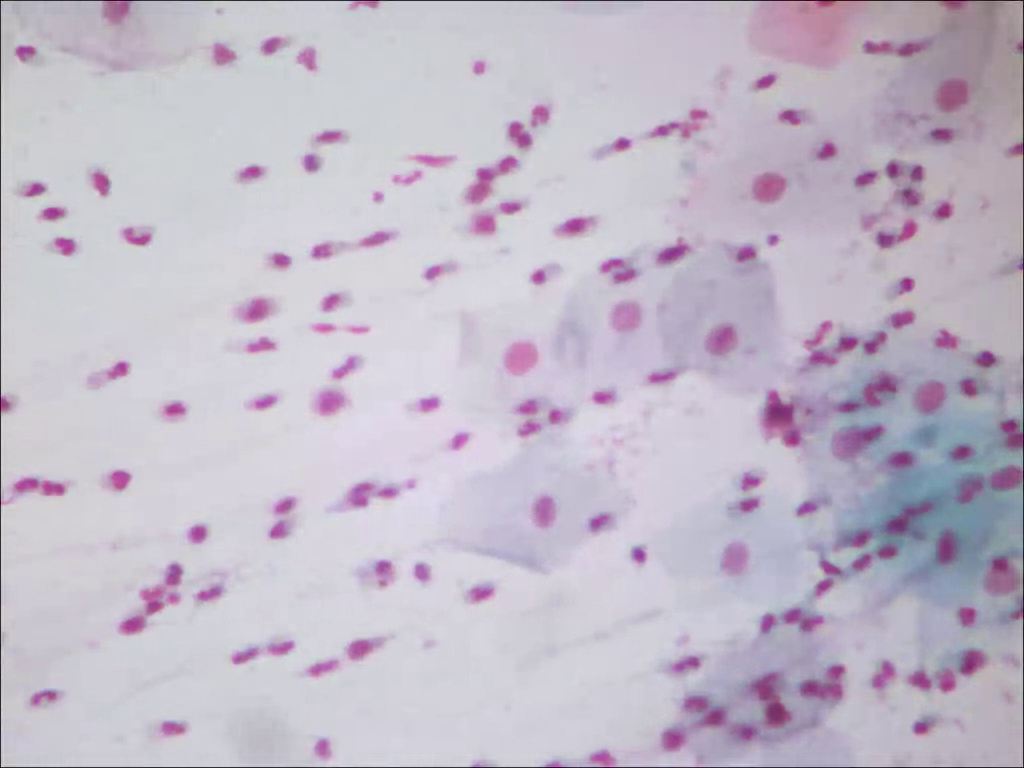
#> input picture frame 38 of cells.webm, 1024 x 768 px, given in place of cells.avi, which was not available
$ python watershed.py
#> lines starting #> are read from the running program, lines starting #| are printed output that depends on the picture; after the words box and inside, x2 and y2 are one past the last pixel; in counts of white or black regions, pixels touching at a corner belong together; pictures that were not available may be replaced by others from this repository, and a replacement may not be noted
import numpy as np
import cv2


cap = cv2.VideoCapture('../cells.avi')

while(cap.isOpened()):
	ret,frame = cap.read()
#> frame is the input picture: shape (768, 1024, 3); mean B, G, R 200.7, 185.9, 194.2
	frame_copy = frame.copy()
	gray = cv2.cvtColor(frame,cv2.COLOR_BGR2GRAY)
	ret1, thresh = cv2.threshold(gray,0,255,cv2.THRESH_BINARY_INV+cv2.THRESH_OTSU)
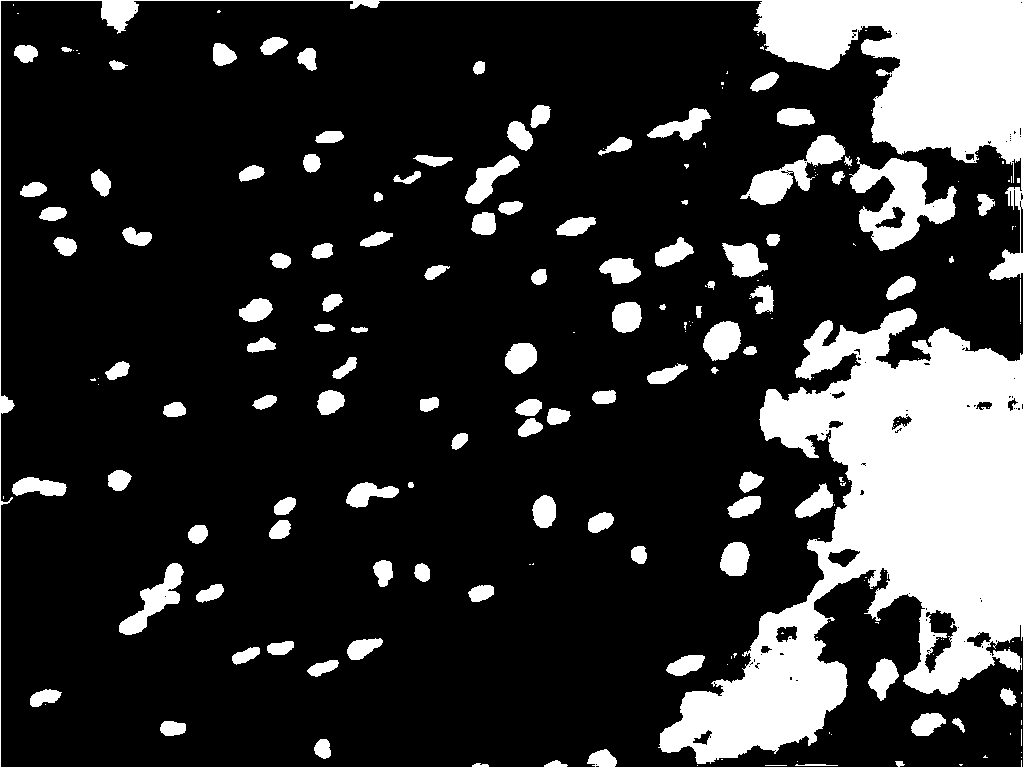
#> thresh: shape (768, 1024); 19.5% white; 202 white regions (96 under 20 px), largest, box (x1, y1, x2, y2) and area: (0, 0, 1024, 768) 108866, (849, 157, 957, 251) 4771, (740, 135, 845, 205) 2472
#> ret1 = 172

	# noise removal
	kernel = np.ones((3,3),np.uint8)
	opening = cv2.morphologyEx(thresh,cv2.MORPH_OPEN,kernel, iterations = 2)
#> opening: shape (768, 1024); 18.7% white; 113 white regions, largest, box (x1, y1, x2, y2) and area: (660, 308, 1024, 764) 72881, (757, 0, 1024, 190) 28079, (850, 158, 956, 250) 4676

	# sure background area
	sure_bg = cv2.dilate(opening,kernel,iterations=2)
#> sure_bg: shape (768, 1024); 22.6% white; 100 white regions, largest, box (x1, y1, x2, y2) and area: (658, 306, 1024, 766) 82261, (755, 0, 1024, 209) 29912, (848, 156, 958, 252) 6056

	# Finding sure foreground area using distance transform
	dist_transform = cv2.distanceTransform(opening,cv2.DIST_L2,5)
	ret, sure_fg = cv2.threshold(dist_transform,0.15*dist_transform.max(),255,0)
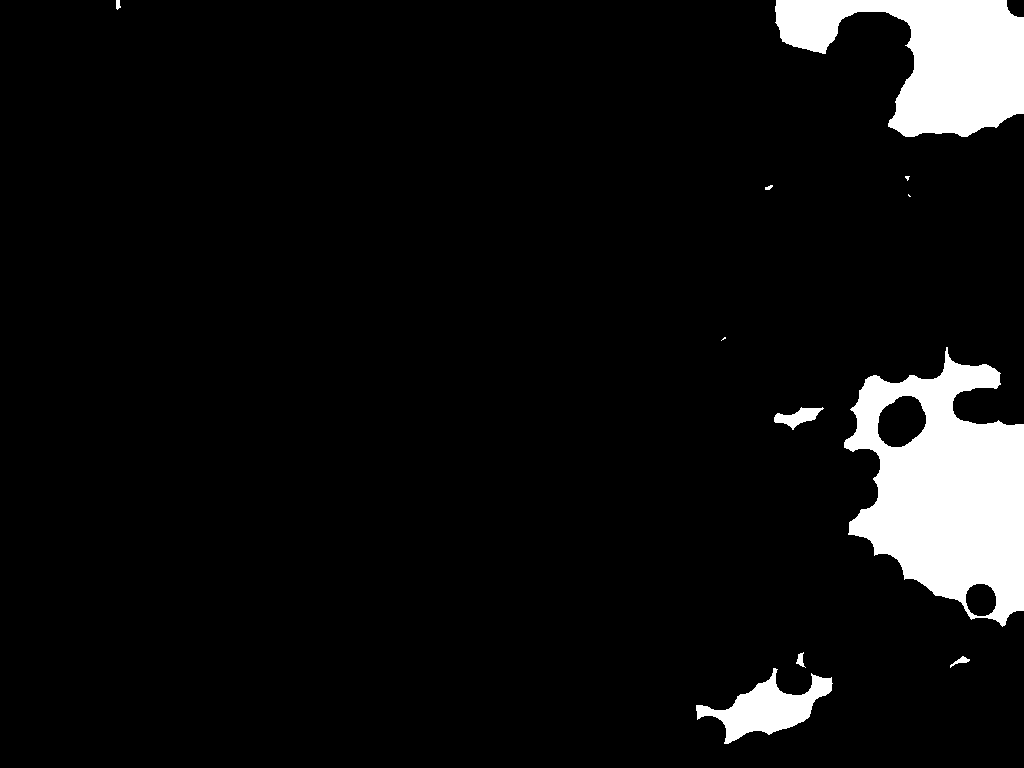
#> sure_fg: shape (768, 1024) float32; 6.9% white; 11 white regions (3 under 20 px), largest, box (x1, y1, x2, y2) and area: (844, 347, 1024, 627) 29870, (775, 0, 1024, 137) 19124, (696, 668, 833, 744) 4162
#> ret = 14.82

	# Finding unknown region
	sure_fg = np.uint8(sure_fg)
	unknown = cv2.subtract(sure_bg,sure_fg)
#> unknown: shape (768, 1024); 15.7% white; 103 white regions, largest, box (x1, y1, x2, y2) and area: (658, 306, 1024, 766) 44986, (755, 0, 1024, 209) 10538, (848, 156, 958, 252) 6036

	# Marker labelling
	ret, markers = cv2.connectedComponents(sure_fg)
#> markers: shape (768, 1024) int32; 12 distinct labels, from 0 to 11
#> ret = 12

	# Add one to all labels so that sure background is not 0, but 1
	markers = markers+1
#> markers: shape (768, 1024) int32; 12 distinct labels, from 1 to 12

	# Mark the unknown region with zero
	markers[unknown==255] = 0
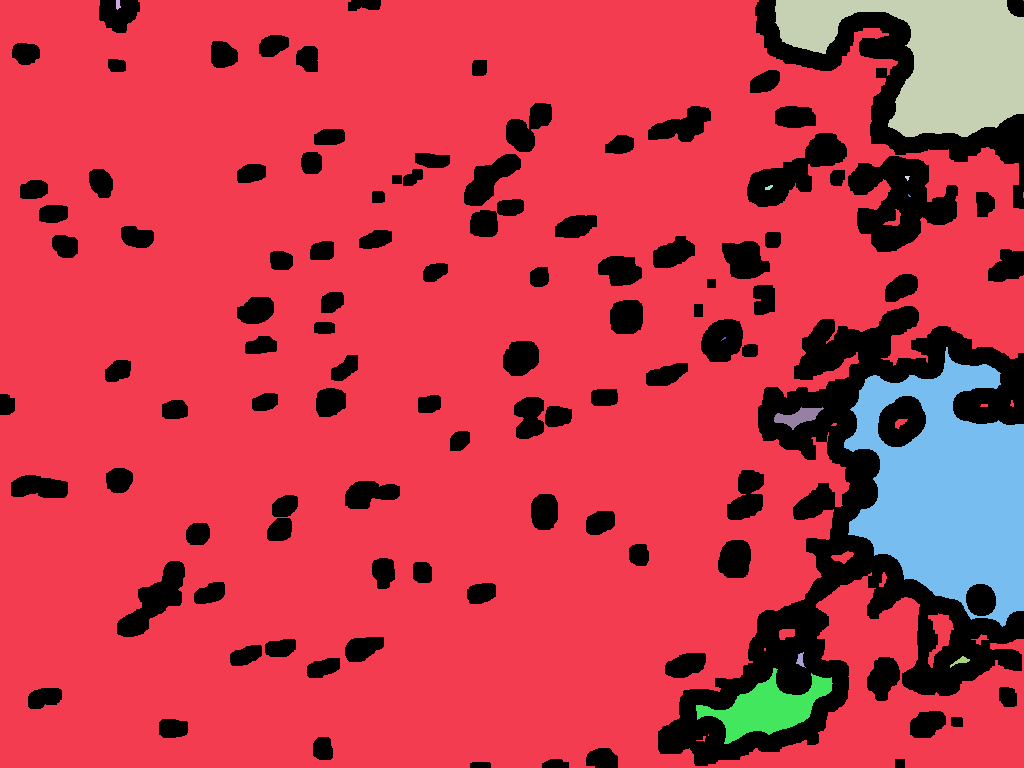
#> markers: shape (768, 1024) int32; 13 distinct labels, from 0 to 12; one colour per label, 0 black
	markers = cv2.watershed(frame,markers)
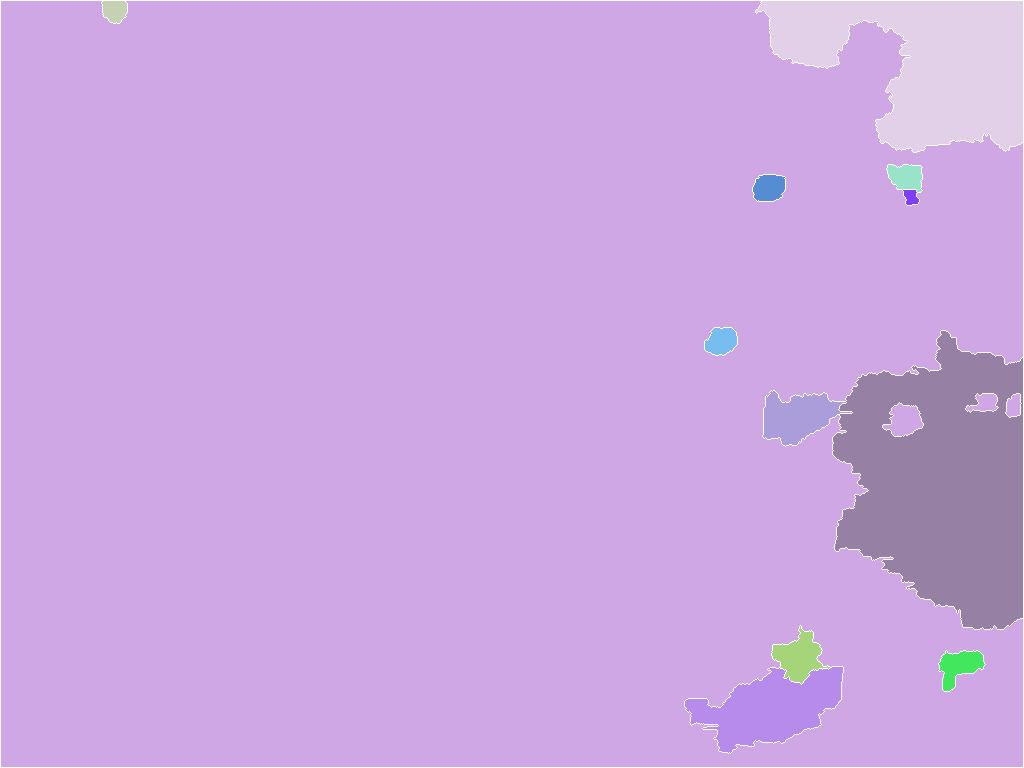
#> markers: shape (768, 1024) int32; 13 distinct labels, from -1 to 12; one colour per label, 0 black, -1 white
	frame[markers == -1] = [0,0,0]
#> frame: shape (768, 1024, 3); 0.83% of pixels changed, all inside (x1, y1, x2, y2) = (0, 0, 1024, 768)
	cv2.imshow('img',np.hstack((frame_copy,frame)))
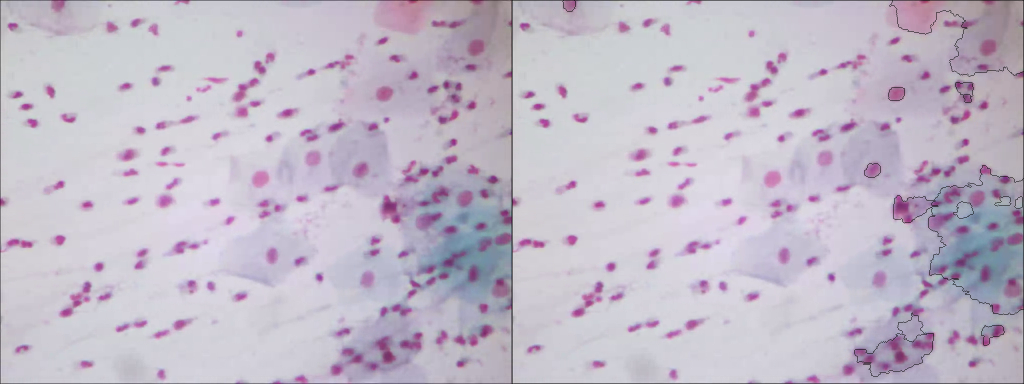
#> window 'img': shape (768, 2048, 3) (shown at 1/2 size); mean B, G, R 200.3, 185.6, 193.8
	if cv2.waitKey(1) & 0xFF == ord('q'):
#> (key q is pressed here)
		break

$ run again, starting later in the video
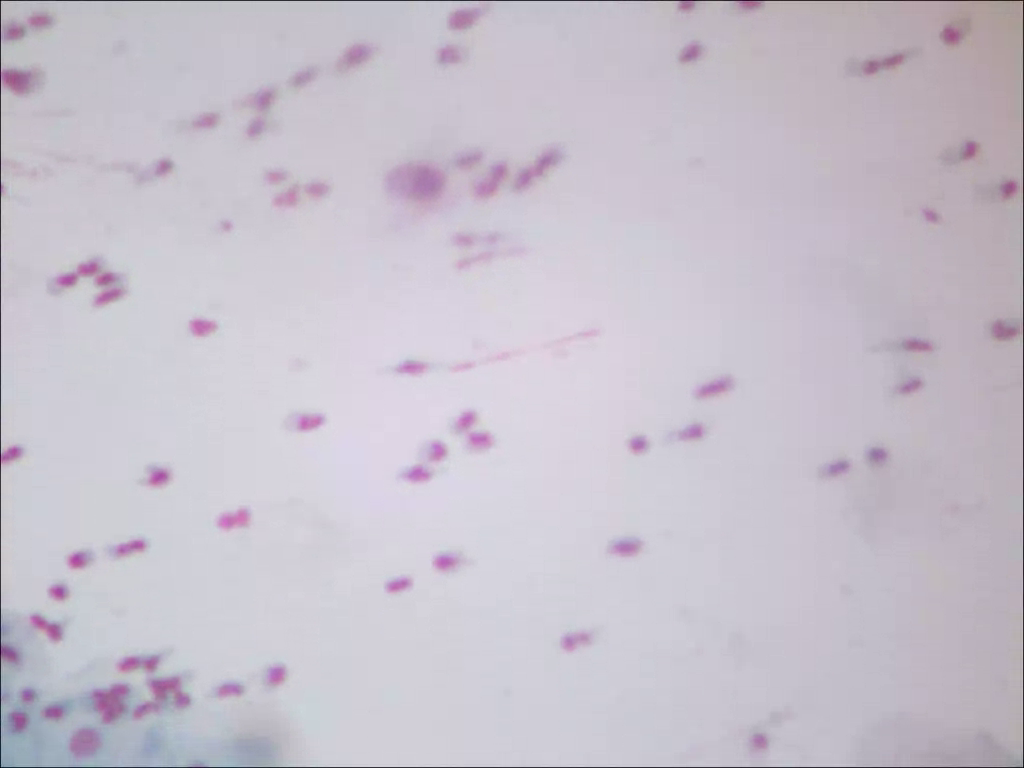
#> input picture frame 175 of cells.webm, 1024 x 768 px, given in place of cells.avi, which was not available
#> frame is the input picture: shape (768, 1024, 3); mean B, G, R 204.4, 193, 199.4
#> `ret1, thresh = cv2.threshold(gray,0,255,cv2.THRESH_BINARY_INV+cv2.THRE..`:
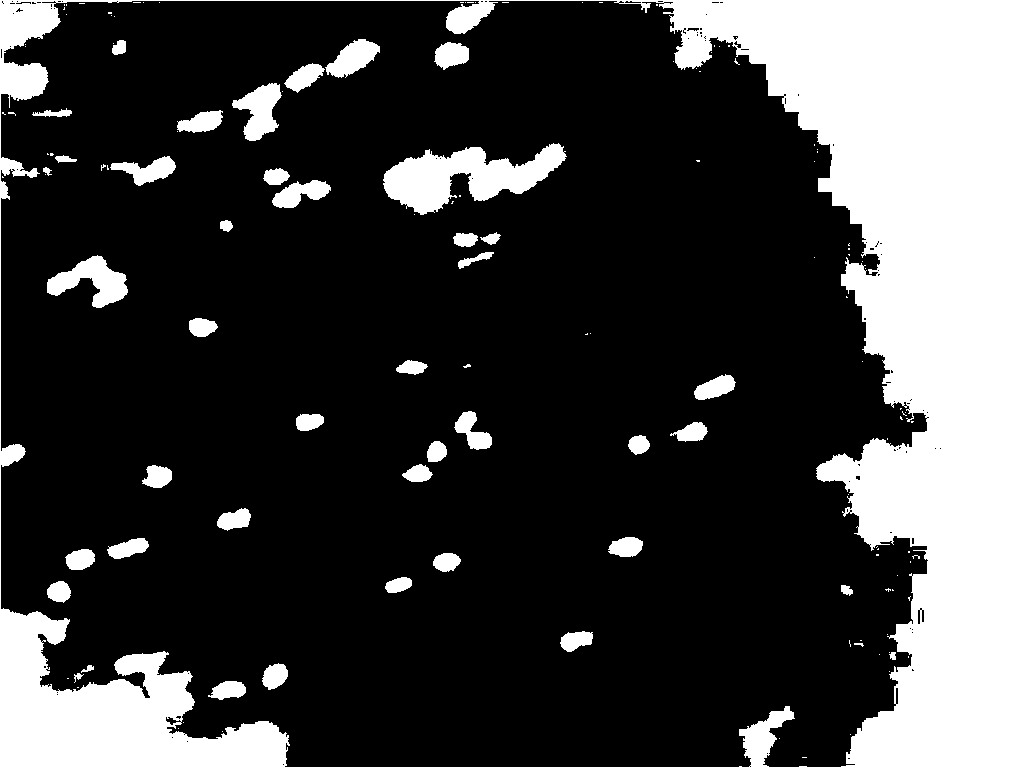
#> thresh: shape (768, 1024); 24.8% white; 135 white regions (91 under 20 px), largest, box (x1, y1, x2, y2) and area: (0, 0, 1024, 768) 168461, (383, 143, 567, 215) 6652, (47, 255, 128, 308) 2081
#> ret1 = 188
#> opening: shape (768, 1024); 24.2% white; 53 white regions, largest, box (x1, y1, x2, y2) and area: (671, 0, 1024, 768) 133185, (0, 609, 288, 768) 23916, (384, 144, 565, 214) 6516
#> sure_bg: shape (768, 1024); 26.5% white; 46 white regions, largest, box (x1, y1, x2, y2) and area: (662, 0, 1024, 768) 138014, (0, 607, 290, 768) 25709, (382, 142, 567, 216) 7819
#> `ret, sure_fg = cv2.threshold(dist_transform,0.15*dist_transform.max(),..`: ret = 35.74
#> unknown: shape (768, 1024); 14.4% white; 46 white regions, largest, box (x1, y1, x2, y2) and area: (662, 0, 976, 768) 49786, (0, 607, 290, 768) 18938, (382, 142, 567, 216) 7819
#> `ret, markers = cv2.connectedComponents(sure_fg)`: ret = 4
#> frame: shape (768, 1024, 3); 0.72% of pixels changed, all inside (x1, y1, x2, y2) = (0, 0, 1024, 768)
#> `cv2.imshow('img',np.hstack((frame_copy,frame)))`:
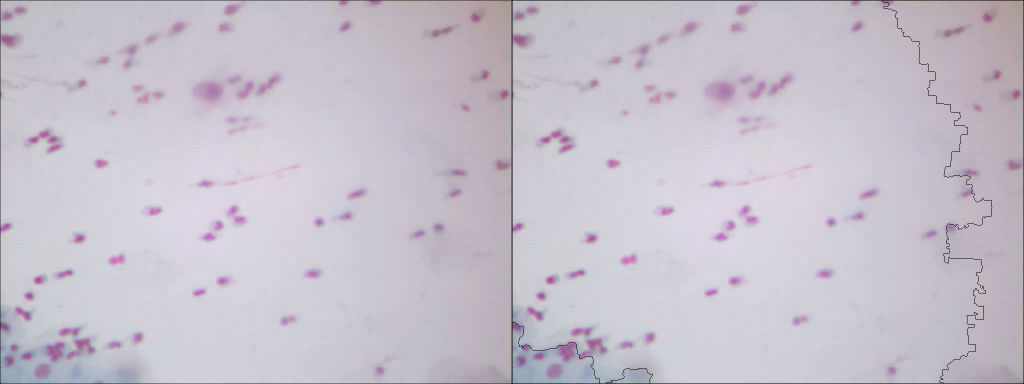
#> window 'img': shape (768, 2048, 3) (shown at 1/2 size); mean B, G, R 204, 192.7, 199.1
